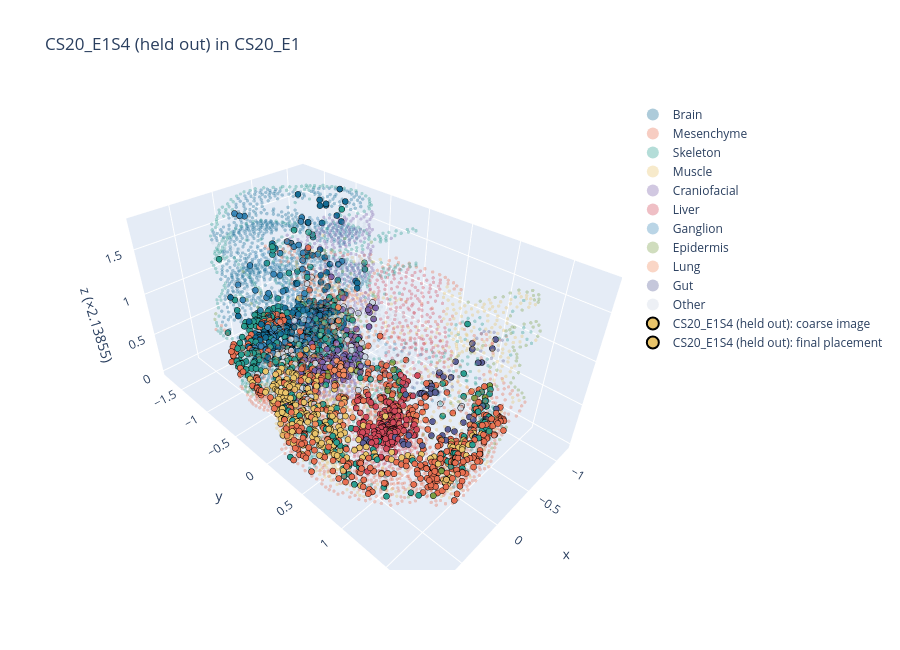

Notebook cell for this chart:
### Markdown cell above
## Same-species check: held-out stack sections placed as queries

Each interior section in turn is removed from the stack. Its neighbours are joined by their direct coupling from the leave-one-out check, and the section is placed back with the stack's own features (`X_feat`). It should land at its own z, with tilt about 0, `det = +1` and full coverage. The offsets from the true z measure how well the pipeline places a section in the best case, for both z estimates:
- **scan**: the plane search over virtual sections;
- **sections**: the parabola through the objectives of the real sections.

The "true" z comes from the gap estimates, which are themselves uncertain (saturated gaps are lower bounds). The table therefore also gives the position as a share of the gap between the neighbours (t: 0 at the lower neighbour, 1 at the upper), next to t* of the leave-one-out check. Plots are shown for the middle section only.

### Code cell
def drop_section(ST, k, P_loo):
    keep = ST["section"] != ST["names"][k]
    new_idx = np.full(len(keep), -1); new_idx[keep] = np.arange(keep.sum())
    pairs = []
    for kk, (i, j, w) in enumerate(ST["pairs"]):
        if kk == k - 1:   # (k-1, k) and (k, k+1) become one pair (k-1, k+1)
            off_a, off_b = np.flatnonzero(ST["section"] == ST["names"][k - 1])[0], np.flatnonzero(ST["section"] == ST["names"][k + 1])[0]
            i2, j2, w2 = s3.displacement_pairs(P_loo, off_a, off_b)
            pairs.append((new_idx[i2], new_idx[j2], w2))
        elif kk != k:
            pairs.append((new_idx[i], new_idx[j], w))
    out = dict(ST, names=[s for s in ST["names"] if s != ST["names"][k]], z=np.delete(ST["z"], k), section=ST["section"][keep],
               xyz=ST["xyz"][keep], labels=ST["labels"][keep], emb={e: x[keep] for e, x in ST["emb"].items()},
               Y=Y_stack_hvg[keep], pairs=pairs)
    return out

ss_rows = []
if SAMESPECIES_TEST and loo_pairs:
    k_plot = sorted(loo_pairs, key=lambda kk: abs(kk - (n_sec - 1) / 2))[0]
    t_star = best_t.set_index("section").t_star if len(loo) else pd.Series(dtype=float)
    for k in sorted(loo_pairs):
        s = stack_names[k]
        m = ST["section"] == s
        q_ss = dict(name=f"{s} (held out)", xy=centred(stack_red[s].obsm["spatial"]), emb=ST["emb"]["X_feat"][m],
                    labels=ST["labels"][m], Y=Y_stack_hvg[m], full_obs=None, L=lat(STACK_DS, s)[0])
        ST_minus = drop_section(dict(ST, Y=None), k, loo_pairs[k])
        # the query is scaled to an RMS radius of 1, the stack by its median; undo the difference for this check
        q_ss["xy"] *= s3.rms_radius(xy_raw[s])
        r, _ = place_query(q_ss, ST_minus, emb_key="X_feat", final_method="fgw", compare=False, plots=(k == k_plot))
        if r is None:
            continue
        za, zb = z_sec[k - 1], z_sec[k + 1]
        tt = lambda zz: (zz - za) / (zb - za)
        ss_rows.append(dict(section=s, true_z=z_sec[k], z0_scan=r["z0_scan"], z0_sections=r["z0_sections"],
                            z0_coarse=r["z0_coarse"], t_true=tt(z_sec[k]), t_scan=tt(r["z0_scan"]),
                            t_sections=tt(r["z0_sections"]), t_star_loo=t_star.get(s, np.nan),
                            tilt=f"{r['theta_u_scan']:+.0f}/{r['theta_v_scan']:+.0f}", det=r["det"],
                            label_acc=r["label_acc"]))
    ss = pd.DataFrame(ss_rows)
    if len(ss):
        print(ss.round(3).to_string(index=False))
        for e in ("scan", "sections", "coarse"):
            print(f"mean |z0 - true z| ({e}): {np.mean(np.abs(ss[f'z0_{e}'] - ss.true_z)):.3f}")
        print(f"mean |z of the nearest neighbour - true z|: "
              f"{np.mean([min(z_sec[k] - z_sec[k - 1], z_sec[k + 1] - z_sec[k]) for k in sorted(loo_pairs)]):.3f}")

### Figure 1 — Plotly figure (JSON) as saved in the notebook; plotly's stock layout.template omitted (floating-point values rounded to 4 significant figures; data arrays with more than 128 entries replaced by an {"elided": "..."} marker saying what was removed)
{"data": [{"marker": {"color": "#146C94", "opacity": 0.35, "size": 2}, "mode": "markers", "name": "Brain", "type": "scatter3d", "x": {"elided": "1390 float values"}, "y": {"elided": "1390 float values"}, "z": {"elided": "1390 float values"}}, {"marker": {"color": "#E76F51", "opacity": 0.35, "size": 2}, "mode": "markers", "name": "Mesenchyme", "type": "scatter3d", "x": {"elided": "1295 float values"}, "y": {"elided": "1295 float values"}, "z": {"elided": "1295 float values"}}, {"marker": {"color": "#2A9D8F", "opacity": 0.35, "size": 2}, "mode": "markers", "name": "Skeleton", "type": "scatter3d", "x": {"elided": "848 float values"}, "y": {"elided": "848 float values"}, "z": {"elided": "848 float values"}}, {"marker": {"color": "#E9C46A", "opacity": 0.35, "size": 2}, "mode": "markers", "name": "Muscle", "type": "scatter3d", "x": {"elided": "683 float values"}, "y": {"elided": "683 float values"}, "z": {"elided": "683 float values"}}, {"marker": {"color": "#7B61A8", "opacity": 0.35, "size": 2}, "mode": "markers", "name": "Craniofacial", "type": "scatter3d", "x": {"elided": "582 float values"}, "y": {"elided": "582 float values"}, "z": {"elided": "582 float values"}}, {"marker": {"color": "#D1495B", "opacity": 0.35, "size": 2}, "mode": "markers", "name": "Liver", "type": "scatter3d", "x": {"elided": "494 float values"}, "y": {"elided": "494 float values"}, "z": {"elided": "494 float values"}}, {"marker": {"color": "#3A86B7", "opacity": 0.35, "size": 2}, "mode": "markers", "name": "Ganglion", "type": "scatter3d", "x": {"elided": "185 float values"}, "y": {"elided": "185 float values"}, "z": {"elided": "185 float values"}}, {"marker": {"color": "#7A9E45", "opacity": 0.35, "size": 2}, "mode": "markers", "name": "Epidermis", "type": "scatter3d", "x": {"elided": "152 float values"}, "y": {"elided": "152 float values"}, "z": {"elided": "152 float values"}}, {"marker": {"color": "#F08A5D", "opacity": 0.35, "size": 2}, "mode": "markers", "name": "Lung", "type": "scatter3d", "x": [0.4656, 0.4921, 0.5118, 0.5623, 0.5444, 0.384, 0.5104, 0.3763, 0.3394, 0.4238, 0.3671, 0.4923, 0.3867, 0.4016, 0.285, 0.283, 0.5427, 0.5235, 0.3168, 0.4561, 0.5416, 0.4526, 0.3718, 0.45, 0.462, 0.4196, 0.5039, 0.3142, 0.4659, 0.4547, 0.4367, 0.454, 0.3561, 0.5149, 0.2946, 0.3591, 0.4828, 0.4077, 0.3552, 0.2905, 0.4055, 0.4291, 0.3465, 0.4052, 0.3119, 0.3789, 0.3428, 0.4677, 0.4677, 0.519, 0.5091, 0.2478, 0.3916, 0.4701, 0.3512, 0.2789, 0.4009, 0.4194, 0.4609, 0.4601, 0.3865, 0.4069, 0.5038, 0.4237, 0.2954, 0.3199, 0.4575, 0.3514, 0.4819, 0.342, 0.5512, 0.2752, 0.3708, 0.539, 0.4679, 0.3432, 0.4053, 0.3628, 0.5452, 0.4876, 0.4552, 0.4508, 0.3592, 0.3701, 0.4163, 0.4289, 0.3492, 0.3689, 0.3466, 0.4173, 0.5492, 0.419, 0.4685, 0.4854, 0.3866, 0.4451, 0.4234, 0.4854, 0.3011, 0.2865, 0.3909, 0.3801, 0.4129, 0.3883, 0.4618, 0.4954, 0.3637, 0.4982, 0.5244], "y": [0.5014, 0.5794, 0.6434, 0.5237, 0.6854, 0.5107, 0.8043, 0.3563, 0.4388, 0.7837, 0.7611, 0.694, 0.2822, 0.427, 0.3319, 0.3965, 0.5937, 0.7434, 0.5079, 0.7402, 0.4713, 0.4588, 0.6847, 0.6203, 0.8335, 0.6599, 0.5287, 0.7095, 0.3932, 0.3368, 0.5523, 0.7825, 0.4136, 0.5046, 0.6428, 0.6905, 0.7078, 0.6149, 0.4836, 0.7068, 0.4494, 0.5033, 0.7618, 0.3937, 0.5202, 0.827, 0.577, 0.3142, 0.3891, 0.5936, 0.6452, 0.6811, 0.5468, 0.4601, 0.634, 0.5632, 0.7519, 0.6871, 0.6207, 0.551, 0.3326, 0.2659, 0.2771, 0.5322, 0.5719, 0.3556, 0.181, 0.5541, 0.5724, 0.4611, 0.4113, 0.621, 0.3253, 0.567, 0.224, 0.1966, 0.4689, 0.08529, 0.5043, 0.4891, 0.7164, 0.292, 0.3826, 0.6012, 0.6493, 0.5874, 0.6544, 0.5132, 0.2745, 0.3213, 0.3512, 0.141, 0.4506, 0.3306, 0.425, 0.4904, 0.3778, 0.6422, 0.5, 0.4249, 0.7574, 0.7017, 0.2555, 0.2098, 0.4142, 0.3789, 0.145, 0.5252, 0.4544], "z": [1.02, 1.02, 1.02, 1.02, 1.02, 1.02, 1.02, 1.02, 1.02, 1.02, 1.02, 1.02, 1.02, 1.02, 1.02, 1.02, 1.02, 1.02, 1.02, 1.02, 1.02, 1.02, 1.02, 1.02, 1.02, 1.02, 1.02, 1.02, 1.02, 1.02, 1.02, 1.45, 1.45, 1.45, 1.45, 1.45, 1.45, 1.45, 1.45, 1.45, 1.45, 1.45, 1.45, 1.45, 1.45, 1.45, 1.45, 1.45, 1.45, 1.45, 1.45, 1.45, 1.45, 1.45, 1.45, 1.45, 1.45, 1.45, 1.45, 1.45, 1.45, 1.45, 1.769, 1.769, 1.769, 1.769, 1.769, 1.769, 1.769, 1.769, 1.769, 1.769, 1.769, 1.769, 1.769, 1.769, 1.769, 1.769, 1.769, 1.769, 1.769, 1.769, 1.769, 1.769, 1.769, 1.769, 1.769, 1.769, 1.769, 1.769, 1.769, 1.769, 1.769, 1.769, 1.769, 1.769, 1.769, 1.769, 1.769, 1.769, 1.769, 1.769, 1.769, 1.769, 1.769, 1.769, 1.769, 1.769, 1.769]}, {"marker": {"color": "#5B5F97", "opacity": 0.35, "size": 2}, "mode": "markers", "name": "Gut", "type": "scatter3d", "x": [-0.6661, -0.777, -0.9665, -0.01179, -0.4865, -0.5335, -0.9127, 0.04427, 0.2068, 0.2067, -0.8692, -0.1885, -0.9154, -0.7584, 0.2603, -0.0933, 0.1777, -0.1689, -0.621, 0.1542, -0.07836, -0.1154, -0.6429, -0.1731, 0.12, 0.1662, 0.0862, 0.01569, -0.1115, -0.9447, -0.6603, 0.06379, -0.2264], "y": [1.015, 0.9889, 1.047, 1.24, 1.202, 1.243, 1.167, 1.208, 1.071, 0.9838, 0.9759, 1.158, 0.9734, 1.226, 1.033, 1.076, 1.16, 1.066, 1.249, 1.014, 1.236, 1.184, 1.123, 1.003, 1.163, 1.112, 1.006, 1.079, 1.016, 1.006, 1.34, 1.136, 1.096], "z": [1.02, 1.02, 1.02, 1.02, 1.02, 1.02, 1.02, 1.02, 1.02, 1.02, 1.02, 1.02, 1.02, 1.02, 1.02, 1.02, 1.02, 1.02, 1.02, 1.02, 1.02, 1.02, 1.02, 1.02, 1.02, 1.02, 1.02, 1.02, 1.02, 1.02, 1.02, 1.02, 1.02]}, {"marker": {"color": "#CBD5E1", "opacity": 0.35, "size": 2}, "mode": "markers", "name": "Other", "type": "scatter3d", "x": {"elided": "229 float values"}, "y": {"elided": "229 float values"}, "z": {"elided": "229 float values"}}, {"marker": {"color": {"elided": "1000 str values"}, "line": {"color": "black", "width": 0.5}, "size": 3.5}, "mode": "markers", "name": "CS20_E1S4 (held out): coarse image", "type": "scatter3d", "x": {"elided": "1000 float values"}, "y": {"elided": "1000 float values"}, "z": {"elided": "1000 float values"}}, {"marker": {"color": {"elided": "1000 str values"}, "line": {"color": "black", "width": 0.5}, "size": 3.5}, "mode": "markers", "name": "CS20_E1S4 (held out): final placement", "type": "scatter3d", "x": {"elided": "1000 float values"}, "y": {"elided": "1000 float values"}, "z": {"elided": "1000 float values"}}], "layout": {"height": 650, "legend": {"itemsizing": "constant"}, "scene": {"aspectmode": "data", "zaxis": {"title": {"text": "z (×2.13855)"}}}, "title": {"text": "CS20_E1S4 (held out) in CS20_E1"}}}
